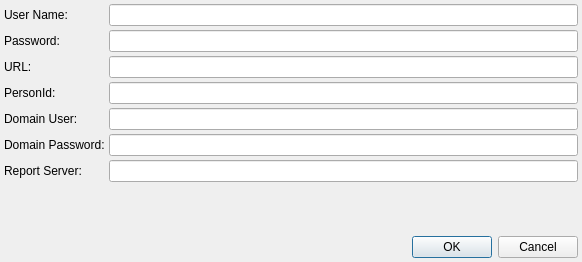
<?xml version="1.0" encoding="UTF-8"?>
<ui version="4.0">
 <class>dialogIFSCloud</class>
 <widget class="QDialog" name="dialogIFSCloud">
  <property name="geometry">
   <rect>
    <x>0</x>
    <y>0</y>
    <width>582</width>
    <height>262</height>
   </rect>
  </property>
  <property name="windowTitle">
   <string>Dialog</string>
  </property>
  <layout class="QVBoxLayout" name="verticalLayout">
   <property name="spacing">
    <number>4</number>
   </property>
   <property name="leftMargin">
    <number>4</number>
   </property>
   <property name="topMargin">
    <number>4</number>
   </property>
   <property name="rightMargin">
    <number>4</number>
   </property>
   <property name="bottomMargin">
    <number>4</number>
   </property>
   <item>
    <layout class="QFormLayout" name="formLayout">
     <property name="horizontalSpacing">
      <number>4</number>
     </property>
     <property name="verticalSpacing">
      <number>4</number>
     </property>
     <item row="0" column="0">
      <widget class="QLabel" name="labelUserName">
       <property name="text">
        <string>User Name:</string>
       </property>
      </widget>
     </item>
     <item row="0" column="1">
      <widget class="QLineEdit" name="lineEditUserName"/>
     </item>
     <item row="1" column="0">
      <widget class="QLabel" name="labelPassword">
       <property name="text">
        <string>Password:</string>
       </property>
      </widget>
     </item>
     <item row="1" column="1">
      <widget class="QLineEdit" name="lineEditPassword">
       <property name="echoMode">
        <enum>QLineEdit::Password</enum>
       </property>
      </widget>
     </item>
     <item row="2" column="1">
      <widget class="QLineEdit" name="lineEditURL"/>
     </item>
     <item row="2" column="0">
      <widget class="QLabel" name="labelURL">
       <property name="text">
        <string>URL:</string>
       </property>
      </widget>
     </item>
     <item row="3" column="0">
      <widget class="QLabel" name="labelPersonId">
       <property name="text">
        <string>PersonId:</string>
       </property>
      </widget>
     </item>
     <item row="3" column="1">
      <widget class="QLineEdit" name="lineEditPersonId"/>
     </item>
     <item row="4" column="1">
      <widget class="QLineEdit" name="lineEditDomainUser"/>
     </item>
     <item row="4" column="0">
      <widget class="QLabel" name="labelDomainUser">
       <property name="text">
        <string>Domain User:</string>
       </property>
      </widget>
     </item>
     <item row="5" column="0">
      <widget class="QLabel" name="labelDomainPassword">
       <property name="text">
        <string>Domain Password:</string>
       </property>
      </widget>
     </item>
     <item row="5" column="1">
      <widget class="QLineEdit" name="lineEditDomainPassword">
       <property name="echoMode">
        <enum>QLineEdit::Password</enum>
       </property>
      </widget>
     </item>
     <item row="6" column="0">
      <widget class="QLabel" name="labelReportServer">
       <property name="text">
        <string>Report Server:</string>
       </property>
      </widget>
     </item>
     <item row="6" column="1">
      <widget class="QLineEdit" name="lineEditReportServer"/>
     </item>
    </layout>
   </item>
   <item>
    <widget class="QDialogButtonBox" name="buttonBox">
     <property name="orientation">
      <enum>Qt::Horizontal</enum>
     </property>
     <property name="standardButtons">
      <set>QDialogButtonBox::Cancel|QDialogButtonBox::Ok</set>
     </property>
    </widget>
   </item>
  </layout>
 </widget>
 <resources/>
 <connections>
  <connection>
   <sender>buttonBox</sender>
   <signal>accepted()</signal>
   <receiver>dialogIFSCloud</receiver>
   <slot>accept()</slot>
   <hints>
    <hint type="sourcelabel">
     <x>248</x>
     <y>254</y>
    </hint>
    <hint type="destinationlabel">
     <x>157</x>
     <y>274</y>
    </hint>
   </hints>
  </connection>
  <connection>
   <sender>buttonBox</sender>
   <signal>rejected()</signal>
   <receiver>dialogIFSCloud</receiver>
   <slot>reject()</slot>
   <hints>
    <hint type="sourcelabel">
     <x>316</x>
     <y>260</y>
    </hint>
    <hint type="destinationlabel">
     <x>286</x>
     <y>274</y>
    </hint>
   </hints>
  </connection>
 </connections>
</ui>
